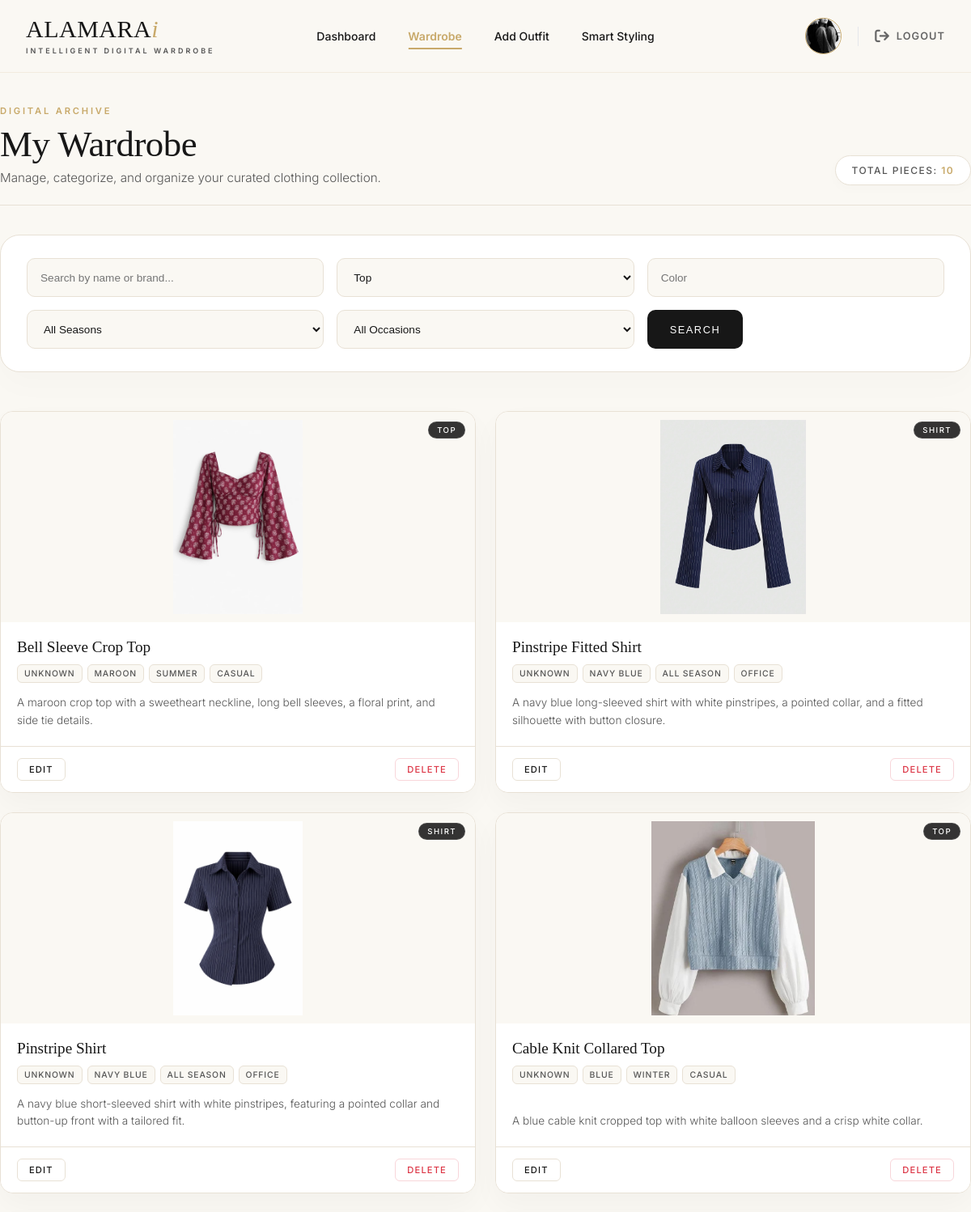
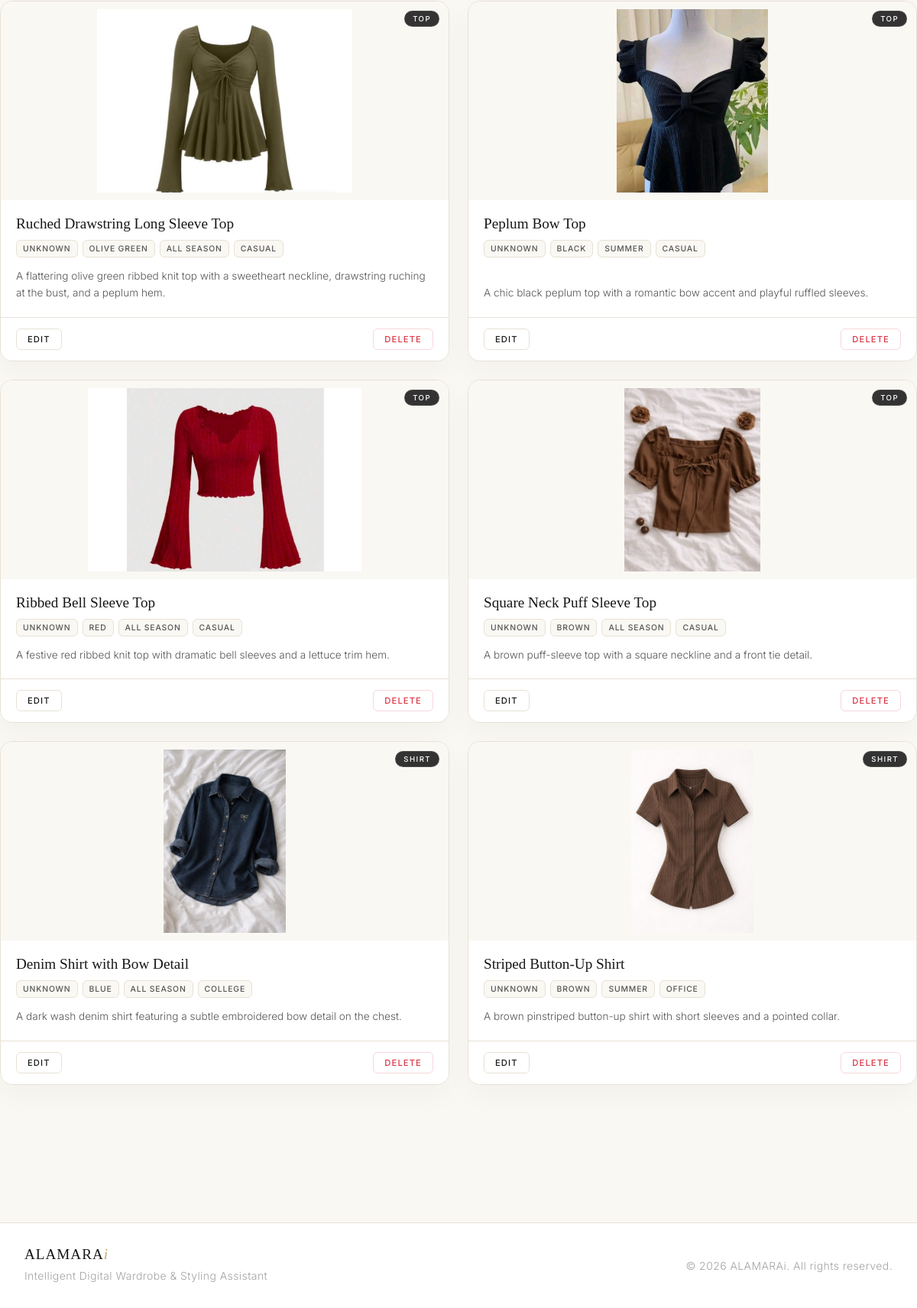
/wardrobe/?category=tops (signed in), run on the app's committed database (2 pictures, top to bottom).
### accounts/models.py (models this page shows, shortened)
class Profile(models.Model):
    user = models.OneToOneField(
        User,
        on_delete=models.CASCADE,
        related_name="profile"
    )
    avatar = models.ImageField(
        upload_to="profile_pictures/",
        blank=True,
        null=True
    )
    created_at = models.DateTimeField(auto_now_add=True)
    updated_at = models.DateTimeField(auto_now=True)

### wardrobe/models.py (models this page shows, shortened)
class ClothingItem(models.Model):
    CATEGORY_CHOICES = [
        ("Top", "Top"),
        ("Bottom", "Bottom"),
        ("Dress", "Dress"),
        ("Shirt", "Shirt"),
        ("T-shirt", "T-shirt"),
        ("Hoodie", "Hoodie"),
        ("Jacket", "Jacket"),
        ("Shoes", "Shoes"),
        ("Bag", "Bag"),
        ("Accessory", "Accessory"),
    ]
    SEASON_CHOICES = [
        ("Summer", "Summer"),
        ("Winter", "Winter"),
        ("Rainy", "Rainy"),
        ("All Season", "All Season"),
    ]
    OCCASION_CHOICES = [
        ("Casual", "Casual"),
        ("College", "College"),
        ("Office", "Office"),
        ("Party", "Party"),
        ("Wedding", "Wedding"),
    ]
    STYLE_CHOICES = [
        ("Casual", "Casual"),
        ("Formal", "Formal"),
        ("Business Casual", "Business Casual"),
        ("Party", "Party"),
        ("Streetwear", "Streetwear"),
        ("Sporty", "Sporty"),
        ("Traditional", "Traditional"),
        ("Ethnic", "Ethnic"),
        ("Minimalist", "Minimalist"),
        ("Vintage", "Vintage"),
        ("Elegant", "Elegant"),
        ("Bohemian", "Bohemian"),
    ]
    user = models.ForeignKey(
        User,
        on_delete=models.CASCADE,
        related_name="clothes"
    )
    name = models.CharField(
        max_length=100
    )
    category = models.CharField(
        max_length=20,
        choices=CATEGORY_CHOICES
    )
    brand = models.CharField(
        max_length=100,
        default="Unknown",
        blank=True
    )
    color = models.CharField(
        max_length=50
    )
    description = models.TextField(
        blank=True,
        default=""
    )
    image = models.ImageField(
        upload_to="wardrobe/"
    )
    season = models.CharField(
        max_length=20,
        choices=SEASON_CHOICES,
        default="All Season"
    )
    occasion = models.CharField(
        max_length=20,
        choices=OCCASION_CHOICES,
        default="Casual"
    )
    style = models.CharField(
        max_length=30,
        choices=STYLE_CHOICES,
        default="Casual"
    )
    created_at = models.DateTimeField(
        auto_now_add=True
    )
    updated_at = models.DateTimeField(
        auto_now=True
    )
    class Meta:
        ordering = ["-created_at"]

### wardrobe/views.py (the view)
# urls.py: path('wardrobe/', include('wardrobe.urls')),
@login_required
def wardrobe(request):
    items = ClothingItem.objects.filter(
        user=request.user
    )
    search = request.GET.get("search")
    category = request.GET.get("category")
    color = request.GET.get("color")
    season = request.GET.get("season")
    occasion = request.GET.get("occasion")
    if search:
        items = items.filter(
            name__icontains=search
        )
    if category and category != "All":
        cat_lower = category.lower()
        if cat_lower in ["top", "tops", "shirt", "t-shirt", "hoodie", "jacket"]:
            top_categories = ["Top", "Shirt", "T-shirt", "Hoodie", "Jacket"]
            items = items.filter(category__in=top_categories)
        elif cat_lower in ["bottom", "bottoms"]:
            items = items.filter(category__iexact="Bottom")
        elif cat_lower in ["dress", "dresses"]:
            items = items.filter(category__iexact="Dress")
        elif cat_lower in ["shoe", "shoes"]:
            items = items.filter(category__iexact="Shoes")
        elif cat_lower in ["bag", "bags"]:
            items = items.filter(category__iexact="Bag")
        elif cat_lower in ["accessory", "accessories"]:
            items = items.filter(category__iexact="Accessory")
        else:
            items = items.filter(category__iexact=category)
    if color and color != "All":
        items = items.filter(
            color__iexact=color
        )
    if season and season != "All":
        items = items.filter(
            season=season
        )
    if occasion and occasion != "All":
        items = items.filter(
            occasion=occasion
        )
    return render(
        request,
        "wardrobe.html",
        {
            "items": items,
            "selected_category": category,
        }
    )

### templates/wardrobe.html (shortened to what this page needs)
{% extends 'base.html' %}
{% load static %}
{% block content %}
<div class="container wardrobe-page">
    <div class="wardrobe-header">
        <div class="wardrobe-header-content">
            <span>Digital Archive</span>
            <h2>My Wardrobe</h2>
            <p>Manage, categorize, and organize your curated clothing collection.</p>
        </div>
        {% if items %}
        <div class="wardrobe-count-badge">
            Total Pieces: <span>{{ items|length }}</span>
        </div>
        {% endif %}
    </div>
    <div class="filter-card">
        <form method="GET">
            <div class="filter-grid">
                <div>
                    <input type="text" name="search" class="form-control" placeholder="Search by name or brand..." value="{{ request.GET.search }}">
                </div>
                <div>
                    <select name="category" class="form-select">
                        <option value="Top" {% if request.GET.category == 'Top' or request.GET.category == 'tops' %}selected{% endif %}>Top</option>
                    </select>
                </div>
                <div>
                    <input type="text" name="color" class="form-control" placeholder="Color" value="{{ request.GET.color }}">
                </div>
                <div>
                    <select name="season" class="form-select">
                        <option value="All">All Seasons</option>
                    </select>
                </div>
                <div>
                    <select name="occasion" class="form-select">
                        <option value="All">All Occasions</option>
                    </select>
                </div>
                <div>
                    <button type="submit" class="search-btn w-100">
                        Search
                    </button>
                </div>
            </div>
        </form>
    </div>
    {% if items %}
    <div class="wardrobe-grid-layout">
        {% for item in items %}
        <div class="clothing-item-card">
            <div class="card-img-wrapper">
                {% if item.image %}
                <img src="{{ item.image.url }}" alt="{{ item.name }}">
                {% endif %}
                <span class="item-badge">{{ item.category }}</span>
            </div>
            <div class="clothing-body">
                <h4>{{ item.name }}</h4>
                <div class="meta-tags">
                    {% if item.brand %}<span class="meta-tag">{{ item.brand }}</span>{% endif %}
                    {% if item.color %}<span class="meta-tag">{{ item.color }}</span>{% endif %}
                    {% if item.season %}<span class="meta-tag">{{ item.season }}</span>{% endif %}
                    {% if item.occasion %}<span class="meta-tag">{{ item.occasion }}</span>{% endif %}
                </div>
                {% if item.description %}
                <p class="clothing-desc">{{ item.description }}</p>
                {% endif %}
            </div>
            <div class="clothing-footer">
                <a href="{% url 'edit_item' item.id %}" class="btn-edit">
                    Edit
                </a>
                <a href="{% url 'delete_item' item.id %}" class="btn-delete" onclick="return confirm('Delete this clothing item?');">
                    Delete
                </a>
            </div>
        </div>
        {% endfor %}
    </div>
    {% else %}
    <div class="empty-wardrobe">
        <h2>Your wardrobe is empty</h2>
        <p>Start organizing your style by exploring your curated collection.</p>
    </div>
    {% endif %}
</div>
{% endblock %}

### templates/base.html (shortened to what this page needs)
{% load static %}
<!DOCTYPE html>
<html lang="en">
<head>
    <link rel="stylesheet" href="https://cdnjs.cloudflare.com/ajax/libs/font-awesome/6.5.2/css/all.min.css">
    <link rel="stylesheet" href="{% static 'css/variables.css' %}">
    <link rel="stylesheet" href="{% static 'css/base.css' %}">
    <link rel="stylesheet" href="{% static 'css/components.css' %}">
</head>
<body>
    {% include "includes/navbar.html" %}
    <main>
        {% block content %}
        {% endblock %}
    </main>
    {% include "includes/footer.html" %}
</body>
</html>

### templates/includes/navbar.html (shortened to what this page needs)
{% load static %}
<nav class="navbar">
    <div class="container navbar-container">
        <a href="/" class="brand">
            <div class="brand-details">
                <span class="brand-name">ALAMARA<span>i</span></span>
                <span class="brand-tagline">Intelligent Digital Wardrobe</span>
            </div>
        </a>
        {% if user.is_authenticated %}
            <div class="nav-main-links">
                <a href="{% url 'home' %}" class="nav-link {% if request.resolver_match.url_name == 'home' %}active{% endif %}">
                    Dashboard
                </a>
                <a href="{% url 'wardrobe' %}" class="nav-link {% if request.resolver_match.url_name == 'wardrobe' %}active{% endif %}">
                    Wardrobe
                </a>
                <a href="{% url 'ai_upload' %}" class="nav-link {% if request.resolver_match.url_name == 'ai_upload' %}active{% endif %}">
                    Add Outfit
                </a>
                <a href="{% url 'stylist' %}" class="nav-link {% if request.resolver_match.url_name == 'stylist' %}active{% endif %}">
                    Smart Styling
                </a>
            </div>
            <div class="nav-user-actions">
                <a href="{% url 'profile' %}" class="nav-avatar-link" title="Profile Settings">
                    {% if user.profile.avatar %}
                        <img src="{{ user.profile.avatar.url }}" alt="Profile" class="nav-avatar-img">
                    {% else %}
                        <div class="nav-avatar-initial">
                            {{ user.username|make_list|first|upper }}
                        </div>
                    {% endif %}
                </a>
                <a href="{% url 'logout' %}" class="nav-logout-link" title="Sign Out">
                    <i class="fa-solid fa-arrow-right-from-bracket"></i>
                    <span>Logout</span>
                </a>
            </div>
        {% else %}
            <div class="nav-user-actions">
                <a href="{% url 'login' %}" class="nav-auth-signin">Sign In</a>
                <a href="{% url 'signup' %}" class="nav-auth-getstarted">Get Started</a>
            </div>
        {% endif %}
    </div>
</nav>

### templates/includes/footer.html (shortened to what this page needs)
<footer class="footer">
    <div class="container footer-container">
        <div class="footer-left">
            <h3 class="footer-brand">ALAMARA<span>i</span></h3>
            <p class="footer-text">Intelligent Digital Wardrobe & Styling Assistant</p>
        </div>
        <div class="footer-right">
            <p class="footer-copy">&copy; 2026 ALAMARAi. All rights reserved.</p>
        </div>
    </div>
</footer>

### static/css/variables.css (style rules this page uses)
:root { --gold:#B08D57; --gold-light:#D4B483; --bg-primary:#FFFFFF; --background:#FAF8F5; --surface:#FFFFFF; --text-primary:#1A1A1A; --text:#1A1A1A; --text-secondary:#6B6B6B; --border:#E8E1D8; --shadow-soft: 0 15px 40px rgba(0,0,0,0.08); --radius:24px; --transition:0.3s ease; --font-heading:'Cormorant Garamond',serif; --font-body:'Inter',sans-serif; }
* { margin:0; padding:0; box-sizing:border-box; }
body { font-family:var(--font-body); background:var(--background); color:var(--text-primary); }
h1, h2, h3 { font-family:var(--font-heading); }
a { text-decoration:none; }

### static/css/base.css (style rules this page uses)
:root { --gold: #C8A96A; --gold-dark: #A9894F; --background: #FAF8F3; --surface: #FFFFFF; --text-primary: #171717; --text-secondary: #555555; --border: #E8E1D5; --shadow-soft: 0 20px 60px rgba(0,0,0,.08); --radius: 24px; --font-heading: "Cormorant Garamond", serif; --font-body: "Inter", sans-serif; --transition: all 0.3s ease; }
* { margin: 0; padding: 0; box-sizing: border-box; }
html { scroll-behavior: smooth; }
body { background: var(--background); color: var(--text-primary); font-family: var(--font-body); padding-top: 90px; overflow-x: hidden; -webkit-font-smoothing: antialiased; }
h1, h2, h3, h4, h5, h6 { font-family: var(--font-heading); font-weight: 400; color: var(--text-primary); }
a { text-decoration: none; color: inherit; }
img { max-width: 100%; display: block; }
.container { width: 100%; max-width: 1280px; margin: 0 auto; padding: 0 48px; }
main { min-height: 85vh; }
.footer { background-color: var(--background, #FAF8F3); border-top: 1px solid var(--border, #E8E1D5); padding: 80px 0 40px 0; margin-top: 120px; }
.footer-container { display: flex; justify-content: space-between; align-items: flex-start; max-width: 1280px; margin: 0 auto; padding: 0 48px; }
.footer-brand { font-family: var(--font-heading, "Cormorant Garamond", serif); font-size: 32px; font-weight: 500; letter-spacing: 0.5px; color: var(--text-primary, #171717); margin-bottom: 12px; }
.footer-brand span { color: var(--gold, #C8A96A); font-style: italic; }
.footer-text { font-family: var(--font-body, "Inter", sans-serif); font-size: 14px; color: var(--text-secondary, #555555); line-height: 1.6; font-weight: 300; margin: 0; }

### templates/base.html (style rules this page uses)
.nav-avatar-link { text-decoration: none; display: flex; align-items: center; justify-content: center; }
.nav-avatar-img { width: 45px; height: 45px; border-radius: 50%; object-fit: cover; border: 1px solid var(--gold, #C8A96A); transition: transform 0.2s ease, box-shadow 0.2s ease; }

### templates/includes/navbar.html (style rules this page uses)
.nav-user-actions { display: flex; align-items: center; gap: 1.25rem; }
.nav-logout-link { display: inline-flex; align-items: center; gap: 8px; color: var(--text-muted, #666666); font-size: 0.8rem; font-weight: 600; text-transform: uppercase; letter-spacing: 0.08em; text-decoration: none; transition: all 0.3s ease; }
.nav-logout-link i { font-size: 1.1rem; }

### templates/includes/footer.html (style rules this page uses)
.footer { background-color: var(--surface, #FFFFFF); border-top: 1px solid var(--border, #ECE7DE); padding: 30px 0; font-family: 'Inter', sans-serif; }
.footer-container { display: flex; justify-content: space-between; align-items: center; }
.footer-brand { font-size: 1.2rem; font-family: 'Playfair Display', serif; font-weight: 400; color: var(--text-primary, #171717); margin: 0 0 4px 0; letter-spacing: 0.05em; }
.footer-brand span { color: var(--gold, #C8A96A); font-style: italic; }
.footer-text, .footer-copy { font-size: 0.8rem; color: var(--text-secondary, #666666); font-weight: 300; margin: 0; letter-spacing: 0.03em; }

### data on the page
ClothingItem: image (picture), category "TOP", name "Bell Sleeve Crop Top", brand "UNKNOWN", color "MAROON", season "SUMMER", occasion "CASUAL", description "A maroon crop top with a sweetheart neckline, long bell sleeves, a floral print, and side tie details."
ClothingItem: image (picture), category "SHIRT", name "Pinstripe Fitted Shirt", brand "UNKNOWN", color "NAVY BLUE", season "ALL SEASON", occasion "OFFICE", description "A navy blue long-sleeved shirt with white pinstripes, a pointed collar, and a fitted silhouette with button closure."
ClothingItem: image (picture), category "SHIRT", name "Pinstripe Shirt", brand "UNKNOWN", color "NAVY BLUE", season "ALL SEASON", occasion "OFFICE", description "A navy blue short-sleeved shirt with white pinstripes, featuring a pointed collar and button-up front with a tailored fit."
ClothingItem: image (picture), category "TOP", name "Cable Knit Collared Top", brand "UNKNOWN", color "BLUE", season "WINTER", occasion "CASUAL", description "A blue cable knit cropped top with white balloon sleeves and a crisp white collar."
ClothingItem: image (picture), category "TOP", name "Ruched Drawstring Long Sleeve Top", brand "UNKNOWN", color "OLIVE GREEN", season "ALL SEASON", occasion "CASUAL", description "A flattering olive green ribbed knit top with a sweetheart neckline, drawstring ruching at the bust, and a peplum hem."
ClothingItem: image (picture), category "TOP", name "Peplum Bow Top", brand "UNKNOWN", color "BLACK", season "SUMMER", occasion "CASUAL", description "A chic black peplum top with a romantic bow accent and playful ruffled sleeves."
ClothingItem: image (picture), category "TOP", name "Ribbed Bell Sleeve Top", brand "UNKNOWN", color "RED", season "ALL SEASON", occasion "CASUAL", description "A festive red ribbed knit top with dramatic bell sleeves and a lettuce trim hem."
ClothingItem: image (picture), category "TOP", name "Square Neck Puff Sleeve Top", brand "UNKNOWN", color "BROWN", season "ALL SEASON", occasion "CASUAL", description "A brown puff-sleeve top with a square neckline and a front tie detail."
ClothingItem: image (picture), category "SHIRT", name "Denim Shirt with Bow Detail", brand "UNKNOWN", color "BLUE", season "ALL SEASON", occasion "COLLEGE", description "A dark wash denim shirt featuring a subtle embroidered bow detail on the chest."
ClothingItem: image (picture), category "SHIRT", name "Striped Button-Up Shirt", brand "UNKNOWN", color "BROWN", season "SUMMER", occasion "OFFICE", description "A brown pinstriped button-up shirt with short sleeves and a pointed collar."

### other printed values
{{ items|length }} "10"
